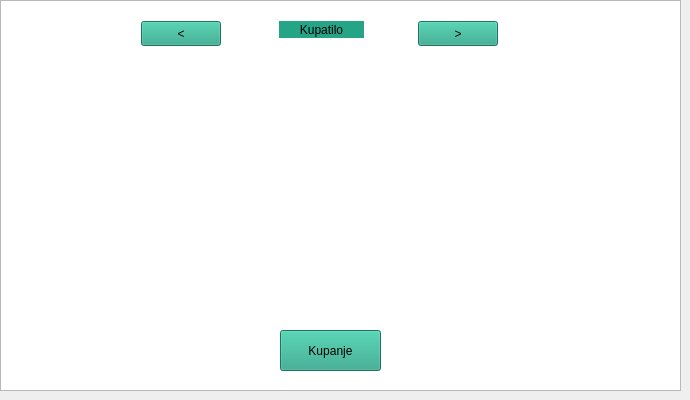
    <widget class="QWidget" name="page_kupatilo">
     <widget class="QGraphicsView" name="graphicsView_kupatilo">
      <property name="geometry">
       <rect>
        <x>0</x>
        <y>0</y>
        <width>681</width>
        <height>391</height>
       </rect>
      </property>
     </widget>
     <widget class="QPushButton" name="pushButton_kup_1">
      <property name="geometry">
       <rect>
        <x>141</x>
        <y>21</y>
        <width>80</width>
        <height>25</height>
       </rect>
      </property>
      <property name="styleSheet">
       <string notr="true">background-color: rgb(37, 164, 134);
font: 75 italic 17pt &quot;Ubuntu Mono&quot;;</string>
      </property>
      <property name="text">
       <string>&lt;</string>
      </property>
     </widget>
     <widget class="QLabel" name="label_kup">
      <property name="geometry">
       <rect>
        <x>279</x>
        <y>21</y>
        <width>85</width>
        <height>17</height>
       </rect>
      </property>
      <property name="styleSheet">
       <string notr="true">background-color: rgb(37, 164, 134);
font: 75 italic 17pt &quot;Ubuntu Mono&quot;;</string>
      </property>
      <property name="text">
       <string>Kupatilo</string>
      </property>
      <property name="alignment">
       <set>Qt::AlignCenter</set>
      </property>
      <property name="wordWrap">
       <bool>true</bool>
      </property>
     </widget>
     <widget class="QPushButton" name="pushButton_kup_2">
      <property name="geometry">
       <rect>
        <x>418</x>
        <y>21</y>
        <width>80</width>
        <height>25</height>
       </rect>
      </property>
      <property name="styleSheet">
       <string notr="true">background-color: rgb(37, 164, 134);
font: 75 italic 17pt &quot;Ubuntu Mono&quot;;</string>
      </property>
      <property name="text">
       <string>&gt;</string>
      </property>
     </widget>
     <widget class="QPushButton" name="bt_kupanje">
      <property name="geometry">
       <rect>
        <x>280</x>
        <y>330</y>
        <width>101</width>
        <height>41</height>
       </rect>
      </property>
      <property name="styleSheet">
       <string notr="true">background-color: rgb(37, 164, 134);
font: 75 italic 17pt &quot;Ubuntu Mono&quot;;</string>
      </property>
      <property name="text">
       <string>Kupanje</string>
      </property>
     </widget>
    </widget>
